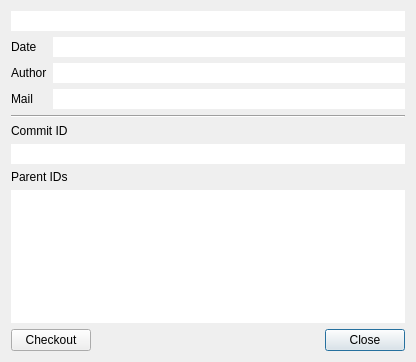
<?xml version="1.0" encoding="UTF-8"?>
<ui version="4.0">
 <class>CommitPropertyDialog</class>
 <widget class="QDialog" name="CommitPropertyDialog">
  <property name="geometry">
   <rect>
    <x>0</x>
    <y>0</y>
    <width>416</width>
    <height>362</height>
   </rect>
  </property>
  <property name="windowTitle">
   <string>Commit Property</string>
  </property>
  <layout class="QVBoxLayout" name="verticalLayout">
   <item>
    <widget class="ReadOnlyLineEdit" name="lineEdit_description">
     <property name="frame">
      <bool>false</bool>
     </property>
     <property name="readOnly">
      <bool>true</bool>
     </property>
    </widget>
   </item>
   <item>
    <layout class="QFormLayout" name="formLayout">
     <property name="fieldGrowthPolicy">
      <enum>QFormLayout::ExpandingFieldsGrow</enum>
     </property>
     <property name="labelAlignment">
      <set>Qt::AlignLeading|Qt::AlignLeft|Qt::AlignVCenter</set>
     </property>
     <item row="0" column="0">
      <widget class="QLabel" name="label_4">
       <property name="text">
        <string>Date</string>
       </property>
      </widget>
     </item>
     <item row="0" column="1">
      <widget class="ReadOnlyLineEdit" name="lineEdit_date">
       <property name="frame">
        <bool>false</bool>
       </property>
       <property name="readOnly">
        <bool>true</bool>
       </property>
      </widget>
     </item>
     <item row="1" column="0">
      <widget class="QLabel" name="label_5">
       <property name="text">
        <string>Author</string>
       </property>
      </widget>
     </item>
     <item row="1" column="1">
      <widget class="ReadOnlyLineEdit" name="lineEdit_author">
       <property name="frame">
        <bool>false</bool>
       </property>
       <property name="readOnly">
        <bool>true</bool>
       </property>
      </widget>
     </item>
     <item row="2" column="0">
      <widget class="QLabel" name="label_6">
       <property name="text">
        <string>Mail</string>
       </property>
      </widget>
     </item>
     <item row="2" column="1">
      <widget class="ReadOnlyLineEdit" name="lineEdit_mail">
       <property name="frame">
        <bool>false</bool>
       </property>
       <property name="readOnly">
        <bool>true</bool>
       </property>
      </widget>
     </item>
    </layout>
   </item>
   <item>
    <widget class="Line" name="line">
     <property name="orientation">
      <enum>Qt::Horizontal</enum>
     </property>
    </widget>
   </item>
   <item>
    <widget class="QLabel" name="label_2">
     <property name="text">
      <string>Commit ID</string>
     </property>
    </widget>
   </item>
   <item>
    <widget class="ReadOnlyLineEdit" name="lineEdit_commit_id">
     <property name="frame">
      <bool>false</bool>
     </property>
     <property name="readOnly">
      <bool>true</bool>
     </property>
    </widget>
   </item>
   <item>
    <widget class="QLabel" name="label_3">
     <property name="text">
      <string>Parent IDs</string>
     </property>
    </widget>
   </item>
   <item>
    <widget class="ReadOnlyPlainTextEdit" name="plainTextEdit_parent_ids">
     <property name="frameShape">
      <enum>QFrame::NoFrame</enum>
     </property>
     <property name="frameShadow">
      <enum>QFrame::Plain</enum>
     </property>
     <property name="readOnly">
      <bool>true</bool>
     </property>
    </widget>
   </item>
   <item>
    <layout class="QHBoxLayout" name="horizontalLayout">
     <item>
      <widget class="QPushButton" name="pushButton_checkout">
       <property name="text">
        <string>Checkout</string>
       </property>
      </widget>
     </item>
     <item>
      <spacer name="horizontalSpacer">
       <property name="orientation">
        <enum>Qt::Horizontal</enum>
       </property>
       <property name="sizeHint" stdset="0">
        <size>
         <width>40</width>
         <height>20</height>
        </size>
       </property>
      </spacer>
     </item>
     <item>
      <widget class="QPushButton" name="pushButton">
       <property name="text">
        <string>Close</string>
       </property>
       <property name="default">
        <bool>true</bool>
       </property>
      </widget>
     </item>
    </layout>
   </item>
  </layout>
 </widget>
 <customwidgets>
  <customwidget>
   <class>ReadOnlyLineEdit</class>
   <extends>QLineEdit</extends>
   <header>ReadOnlyLineEdit.h</header>
  </customwidget>
  <customwidget>
   <class>ReadOnlyPlainTextEdit</class>
   <extends>QPlainTextEdit</extends>
   <header>ReadOnlyPlainTextEdit.h</header>
  </customwidget>
 </customwidgets>
 <tabstops>
  <tabstop>lineEdit_description</tabstop>
  <tabstop>lineEdit_date</tabstop>
  <tabstop>lineEdit_author</tabstop>
  <tabstop>lineEdit_mail</tabstop>
  <tabstop>lineEdit_commit_id</tabstop>
  <tabstop>plainTextEdit_parent_ids</tabstop>
  <tabstop>pushButton_checkout</tabstop>
  <tabstop>pushButton</tabstop>
 </tabstops>
 <resources/>
 <connections>
  <connection>
   <sender>pushButton</sender>
   <signal>clicked()</signal>
   <receiver>CommitPropertyDialog</receiver>
   <slot>reject()</slot>
   <hints>
    <hint type="sourcelabel">
     <x>368</x>
     <y>347</y>
    </hint>
    <hint type="destinationlabel">
     <x>367</x>
     <y>394</y>
    </hint>
   </hints>
  </connection>
 </connections>
</ui>
